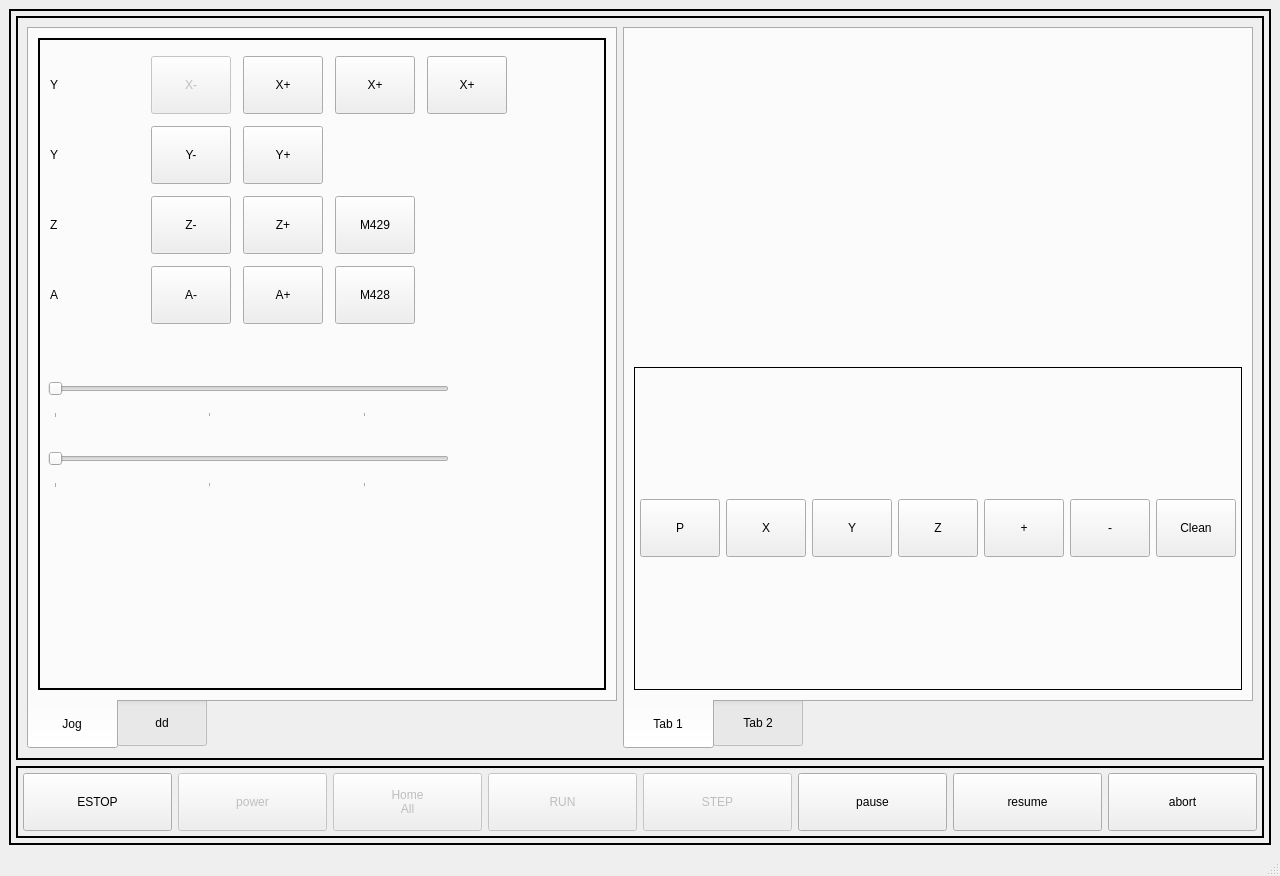
<?xml version="1.0" encoding="UTF-8"?>
<ui version="4.0">
 <class>MainWindow</class>
 <widget class="QMainWindow" name="MainWindow">
  <property name="geometry">
   <rect>
    <x>0</x>
    <y>0</y>
    <width>1280</width>
    <height>876</height>
   </rect>
  </property>
  <property name="sizePolicy">
   <sizepolicy hsizetype="Fixed" vsizetype="Fixed">
    <horstretch>0</horstretch>
    <verstretch>0</verstretch>
   </sizepolicy>
  </property>
  <property name="maximumSize">
   <size>
    <width>2000</width>
    <height>1200</height>
   </size>
  </property>
  <property name="windowTitle">
   <string>MainWindow</string>
  </property>
  <property name="styleSheet">
   <string notr="true">ActionButton {
min-height: 50px;
min-width: 50px;
font: 14pt &quot;DejaVu Sans&quot;;
}
QTabBar::tab {
height: 50px; width: 90px;
font: 14pt &quot;DejaVu Sans&quot;; 
}
QPushButton {
min-height: 50px;
min-width: 50px;
font: 12pt &quot;DejaVu Sans&quot;;
}
ActionSlider {
min-height: 50px;
max-height: 50px;
background: rgb(136, 138, 133);
}
ActionSlider::groove:horizontal {
border: 1px solid rgb(0,0,0);
height: 5px;
margin: 0 12px;
}
ActionSlider::handle:horizontal {
background: rgb(138, 226, 52);
border: 5px solid rgb(0,0,0);
width: 23px;
height: 100px;
margin: -22px -12px;
}
ActionSlider:disabled {
background-color: rgb(186, 189, 182);
}
ActionSlider::groove:horizontal:disabled {
border: 1px solid rgb(0,0,0);
}
ActionSlider::handle:horizontal:disabled {
background: rgb(186, 189, 182);
border: 5px solid rgb(136, 138, 133);
}</string>
  </property>
  <widget class="QWidget" name="centralwidget">
   <layout class="QVBoxLayout" name="verticalLayout">
    <item>
     <widget class="QFrame" name="verticalFrame">
      <property name="frameShape">
       <enum>QFrame::Box</enum>
      </property>
      <property name="lineWidth">
       <number>2</number>
      </property>
      <layout class="QVBoxLayout" name="verticalLayout_2">
       <property name="leftMargin">
        <number>5</number>
       </property>
       <property name="topMargin">
        <number>5</number>
       </property>
       <property name="rightMargin">
        <number>5</number>
       </property>
       <property name="bottomMargin">
        <number>5</number>
       </property>
       <item>
        <widget class="QFrame" name="horizontalFrame_2">
         <property name="styleSheet">
          <string notr="true"/>
         </property>
         <property name="frameShape">
          <enum>QFrame::Box</enum>
         </property>
         <property name="lineWidth">
          <number>2</number>
         </property>
         <layout class="QGridLayout" name="gridLayout">
          <item row="0" column="1">
           <widget class="QTabWidget" name="tabWidget">
            <property name="layoutDirection">
             <enum>Qt::LeftToRight</enum>
            </property>
            <property name="styleSheet">
             <string notr="true">QTabBar::tab {
height: 50px; width: 90px;
font: 14pt &quot;DejaVu Sans&quot;; }</string>
            </property>
            <property name="tabPosition">
             <enum>QTabWidget::South</enum>
            </property>
            <property name="currentIndex">
             <number>0</number>
            </property>
            <widget class="QWidget" name="tab">
             <attribute name="title">
              <string>Tab 1</string>
             </attribute>
             <layout class="QGridLayout" name="gridLayout_4">
              <item row="3" column="0">
               <widget class="QFrame" name="verticalFrame_3">
                <property name="frameShape">
                 <enum>QFrame::Box</enum>
                </property>
                <layout class="QHBoxLayout" name="horizontalLayout">
                 <property name="leftMargin">
                  <number>5</number>
                 </property>
                 <property name="topMargin">
                  <number>5</number>
                 </property>
                 <property name="rightMargin">
                  <number>5</number>
                 </property>
                 <property name="bottomMargin">
                  <number>5</number>
                 </property>
                 <item>
                  <widget class="ActionButton" name="pView">
                   <property name="text">
                    <string>P</string>
                   </property>
                   <property name="actionName" stdset="0">
                    <string/>
                   </property>
                  </widget>
                 </item>
                 <item>
                  <widget class="ActionButton" name="xView">
                   <property name="text">
                    <string>X</string>
                   </property>
                   <property name="actionName" stdset="0">
                    <string/>
                   </property>
                  </widget>
                 </item>
                 <item>
                  <widget class="ActionButton" name="yView">
                   <property name="text">
                    <string>Y</string>
                   </property>
                   <property name="actionName" stdset="0">
                    <string/>
                   </property>
                  </widget>
                 </item>
                 <item>
                  <widget class="ActionButton" name="zView">
                   <property name="text">
                    <string>Z</string>
                   </property>
                   <property name="actionName" stdset="0">
                    <string/>
                   </property>
                  </widget>
                 </item>
                 <item>
                  <widget class="ActionButton" name="zoomViewIn">
                   <property name="text">
                    <string>+</string>
                   </property>
                   <property name="actionName" stdset="0">
                    <string/>
                   </property>
                  </widget>
                 </item>
                 <item>
                  <widget class="ActionButton" name="zoomViewOut">
                   <property name="text">
                    <string>-</string>
                   </property>
                   <property name="actionName" stdset="0">
                    <string/>
                   </property>
                  </widget>
                 </item>
                 <item>
                  <widget class="ActionButton" name="clearView">
                   <property name="text">
                    <string>Clean</string>
                   </property>
                   <property name="actionName" stdset="0">
                    <string/>
                   </property>
                  </widget>
                 </item>
                </layout>
               </widget>
              </item>
              <item row="1" column="0">
               <layout class="QVBoxLayout" name="verticalLayout_4">
                <item>
                 <widget class="GcodeBackplot" name="gcodebackplot"/>
                </item>
               </layout>
              </item>
             </layout>
            </widget>
            <widget class="QWidget" name="tab_2">
             <attribute name="title">
              <string>Tab 2</string>
             </attribute>
            </widget>
           </widget>
          </item>
          <item row="0" column="0">
           <widget class="QTabWidget" name="tabWidget_2">
            <property name="enabled">
             <bool>true</bool>
            </property>
            <property name="toolTipDuration">
             <number>-4</number>
            </property>
            <property name="styleSheet">
             <string notr="true">QTabBar::tab {
height: 50px; width: 90px;
font: 14pt &quot;DejaVu Sans&quot;; }</string>
            </property>
            <property name="tabPosition">
             <enum>QTabWidget::South</enum>
            </property>
            <property name="currentIndex">
             <number>0</number>
            </property>
            <widget class="QWidget" name="tab_3">
             <attribute name="title">
              <string>Jog</string>
             </attribute>
             <layout class="QGridLayout" name="gridLayout_2">
              <item row="0" column="0">
               <widget class="QFrame" name="gridFrame">
                <property name="styleSheet">
                 <string notr="true">QLabel {font: 14pt &quot;DejaVu Sans&quot;;}
ActionSlider {
min-height: 50px;
max-height: 50px;
background: rgb(136, 138, 133);
}
ActionSlider::groove:horizontal {
border: 1px solid rgb(0,0,0);
height: 5px;
margin: 0 12px;
}
ActionSlider::handle:horizontal {
background: rgb(138, 226, 52);
border: 5px solid rgb(0,0,0);
width: 23px;
height: 100px;
margin: -22px -12px;
}
ActionSlider:disabled {
background-color: rgb(186, 189, 182);
}
ActionSlider::groove:horizontal:disabled {
border: 1px solid rgb(0,0,0);
}
ActionSlider::handle:horizontal:disabled {
background: rgb(186, 189, 182);
border: 5px solid rgb(136, 138, 133);
}</string>
                </property>
                <property name="frameShape">
                 <enum>QFrame::Box</enum>
                </property>
                <property name="frameShadow">
                 <enum>QFrame::Plain</enum>
                </property>
                <property name="lineWidth">
                 <number>2</number>
                </property>
                <widget class="QWidget" name="gridLayoutWidget">
                 <property name="geometry">
                  <rect>
                   <x>10</x>
                   <y>10</y>
                   <width>461</width>
                   <height>288</height>
                  </rect>
                 </property>
                 <layout class="QGridLayout" name="gridLayout_3">
                  <property name="sizeConstraint">
                   <enum>QLayout::SetDefaultConstraint</enum>
                  </property>
                  <property name="leftMargin">
                   <number>2</number>
                  </property>
                  <property name="topMargin">
                   <number>2</number>
                  </property>
                  <property name="rightMargin">
                   <number>2</number>
                  </property>
                  <property name="bottomMargin">
                   <number>2</number>
                  </property>
                  <property name="horizontalSpacing">
                   <number>12</number>
                  </property>
                  <item row="1" column="2">
                   <widget class="DROWidget" name="drowidget_2">
                    <property name="referenceType" stdset="0">
                     <enum>DROWidget::Relative</enum>
                    </property>
                   </widget>
                  </item>
                  <item row="2" column="1">
                   <widget class="HalLabel" name="hallabel">
                    <property name="frameShape">
                     <enum>QFrame::NoFrame</enum>
                    </property>
                    <property name="text">
                     <string>Y</string>
                    </property>
                    <property name="margin">
                     <number>10</number>
                    </property>
                   </widget>
                  </item>
                  <item row="4" column="2">
                   <widget class="DROWidget" name="drowidget_5">
                    <property name="rules" stdset="0">
                     <string>[]</string>
                    </property>
                    <property name="referenceType" stdset="0">
                     <enum>DROWidget::Relative</enum>
                    </property>
                    <property name="axis" stdset="0">
                     <enum>DROWidget::C</enum>
                    </property>
                   </widget>
                  </item>
                  <item row="3" column="4">
                   <widget class="ActionButton" name="actionbutton_15">
                    <property name="text">
                     <string>Z+</string>
                    </property>
                    <property name="actionName" stdset="0">
                     <string>machine.jog.axis:z,pos</string>
                    </property>
                   </widget>
                  </item>
                  <item row="4" column="4">
                   <widget class="ActionButton" name="actionbutton_16">
                    <property name="text">
                     <string>A+</string>
                    </property>
                    <property name="actionName" stdset="0">
                     <string>machine.jog.axis:c,pos</string>
                    </property>
                   </widget>
                  </item>
                  <item row="1" column="5">
                   <widget class="ActionButton" name="actionbutton_18">
                    <property name="text">
                     <string>X+</string>
                    </property>
                    <property name="actionName" stdset="0">
                     <string>machine.jog.axis:x,pos</string>
                    </property>
                   </widget>
                  </item>
                  <item row="4" column="3">
                   <widget class="ActionButton" name="actionbutton_17">
                    <property name="text">
                     <string>A-</string>
                    </property>
                    <property name="rules" stdset="0">
                     <string>[]</string>
                    </property>
                    <property name="actionName" stdset="0">
                     <string>machine.jog.axis:c,pos</string>
                    </property>
                   </widget>
                  </item>
                  <item row="2" column="3">
                   <widget class="ActionButton" name="actionbutton_12">
                    <property name="text">
                     <string>Y-</string>
                    </property>
                    <property name="actionName" stdset="0">
                     <string>machine.jog.axis:y,neg</string>
                    </property>
                   </widget>
                  </item>
                  <item row="3" column="3">
                   <widget class="ActionButton" name="actionbutton_13">
                    <property name="text">
                     <string>Z-</string>
                    </property>
                    <property name="actionName" stdset="0">
                     <string>machine.jog.axis:z,neg</string>
                    </property>
                   </widget>
                  </item>
                  <item row="3" column="2">
                   <widget class="DROWidget" name="drowidget_4">
                    <property name="referenceType" stdset="0">
                     <enum>DROWidget::Relative</enum>
                    </property>
                    <property name="axis" stdset="0">
                     <enum>DROWidget::Z</enum>
                    </property>
                   </widget>
                  </item>
                  <item row="4" column="1">
                   <widget class="HalLabel" name="hallabel_4">
                    <property name="frameShape">
                     <enum>QFrame::NoFrame</enum>
                    </property>
                    <property name="text">
                     <string>A</string>
                    </property>
                    <property name="margin">
                     <number>10</number>
                    </property>
                   </widget>
                  </item>
                  <item row="2" column="2">
                   <widget class="DROWidget" name="drowidget_3">
                    <property name="referenceType" stdset="0">
                     <enum>DROWidget::Relative</enum>
                    </property>
                    <property name="axis" stdset="0">
                     <enum>DROWidget::Y</enum>
                    </property>
                   </widget>
                  </item>
                  <item row="2" column="4">
                   <widget class="ActionButton" name="actionbutton_14">
                    <property name="text">
                     <string>Y+</string>
                    </property>
                    <property name="actionName" stdset="0">
                     <string>machine.jog.axis:y,pos</string>
                    </property>
                   </widget>
                  </item>
                  <item row="3" column="1">
                   <widget class="HalLabel" name="hallabel_3">
                    <property name="frameShape">
                     <enum>QFrame::NoFrame</enum>
                    </property>
                    <property name="text">
                     <string>Z</string>
                    </property>
                    <property name="margin">
                     <number>10</number>
                    </property>
                   </widget>
                  </item>
                  <item row="1" column="1">
                   <widget class="HalLabel" name="hallabel_2">
                    <property name="frameShape">
                     <enum>QFrame::NoFrame</enum>
                    </property>
                    <property name="text">
                     <string>Y</string>
                    </property>
                    <property name="margin">
                     <number>10</number>
                    </property>
                   </widget>
                  </item>
                  <item row="1" column="3">
                   <widget class="ActionButton" name="actionbutton_10">
                    <property name="enabled">
                     <bool>false</bool>
                    </property>
                    <property name="minimumSize">
                     <size>
                      <width>52</width>
                      <height>52</height>
                     </size>
                    </property>
                    <property name="text">
                     <string>X-</string>
                    </property>
                    <property name="actionName" stdset="0">
                     <string>machine.jog.axis:x,neg</string>
                    </property>
                   </widget>
                  </item>
                  <item row="1" column="4">
                   <widget class="ActionButton" name="actionbutton_11">
                    <property name="text">
                     <string>X+</string>
                    </property>
                    <property name="actionName" stdset="0">
                     <string>machine.jog.axis:x,pos</string>
                    </property>
                   </widget>
                  </item>
                  <item row="1" column="6">
                   <widget class="ActionButton" name="actionbutton_19">
                    <property name="text">
                     <string>X+</string>
                    </property>
                    <property name="actionName" stdset="0">
                     <string>machine.jog.axis:x,pos</string>
                    </property>
                   </widget>
                  </item>
                  <item row="4" column="5">
                   <widget class="QPushButton" name="btnRunM428_2">
                    <property name="text">
                     <string>M428</string>
                    </property>
                    <property name="autoDefault">
                     <bool>false</bool>
                    </property>
                   </widget>
                  </item>
                  <item row="3" column="5">
                   <widget class="QPushButton" name="btnRunM428">
                    <property name="text">
                     <string>M429</string>
                    </property>
                   </widget>
                  </item>
                 </layout>
                </widget>
                <widget class="ActionSlider" name="actionslider">
                 <property name="geometry">
                  <rect>
                   <x>10</x>
                   <y>330</y>
                   <width>401</width>
                   <height>50</height>
                  </rect>
                 </property>
                 <property name="acceptDrops">
                  <bool>false</bool>
                 </property>
                 <property name="statusTip">
                  <string/>
                 </property>
                 <property name="accessibleDescription">
                  <string/>
                 </property>
                 <property name="autoFillBackground">
                  <bool>false</bool>
                 </property>
                 <property name="inputMethodHints">
                  <set>Qt::ImhNone</set>
                 </property>
                 <property name="maximum">
                  <number>5000</number>
                 </property>
                 <property name="pageStep">
                  <number>2000</number>
                 </property>
                 <property name="sliderPosition">
                  <number>4</number>
                 </property>
                 <property name="tracking">
                  <bool>false</bool>
                 </property>
                 <property name="orientation">
                  <enum>Qt::Horizontal</enum>
                 </property>
                 <property name="invertedAppearance">
                  <bool>false</bool>
                 </property>
                 <property name="invertedControls">
                  <bool>false</bool>
                 </property>
                 <property name="tickPosition">
                  <enum>QSlider::TicksBelow</enum>
                 </property>
                 <property name="tickInterval">
                  <number>0</number>
                 </property>
                 <property name="actionName" stdset="0">
                  <string>machine.jog.set-linear-speed</string>
                 </property>
                </widget>
                <widget class="ActionSlider" name="actionslider_2">
                 <property name="geometry">
                  <rect>
                   <x>10</x>
                   <y>400</y>
                   <width>401</width>
                   <height>50</height>
                  </rect>
                 </property>
                 <property name="acceptDrops">
                  <bool>false</bool>
                 </property>
                 <property name="statusTip">
                  <string/>
                 </property>
                 <property name="accessibleDescription">
                  <string/>
                 </property>
                 <property name="autoFillBackground">
                  <bool>false</bool>
                 </property>
                 <property name="inputMethodHints">
                  <set>Qt::ImhNone</set>
                 </property>
                 <property name="maximum">
                  <number>5000</number>
                 </property>
                 <property name="pageStep">
                  <number>2000</number>
                 </property>
                 <property name="sliderPosition">
                  <number>4</number>
                 </property>
                 <property name="tracking">
                  <bool>false</bool>
                 </property>
                 <property name="orientation">
                  <enum>Qt::Horizontal</enum>
                 </property>
                 <property name="invertedAppearance">
                  <bool>false</bool>
                 </property>
                 <property name="invertedControls">
                  <bool>false</bool>
                 </property>
                 <property name="tickPosition">
                  <enum>QSlider::TicksBelow</enum>
                 </property>
                 <property name="tickInterval">
                  <number>0</number>
                 </property>
                 <property name="actionName" stdset="0">
                  <string>machine.jog.set-linear-speed</string>
                 </property>
                </widget>
               </widget>
              </item>
             </layout>
            </widget>
            <widget class="QWidget" name="tab_4">
             <attribute name="title">
              <string>dd</string>
             </attribute>
             <widget class="QWidget" name="verticalLayoutWidget">
              <property name="geometry">
               <rect>
                <x>340</x>
                <y>0</y>
                <width>160</width>
                <height>80</height>
               </rect>
              </property>
              <layout class="QVBoxLayout" name="verticalLayout_3"/>
             </widget>
             <widget class="MDIEntry" name="mdientry">
              <property name="geometry">
               <rect>
                <x>160</x>
                <y>250</y>
                <width>211</width>
                <height>51</height>
               </rect>
              </property>
             </widget>
            </widget>
           </widget>
          </item>
         </layout>
        </widget>
       </item>
       <item>
        <widget class="QFrame" name="horizontalFrame">
         <property name="frameShape">
          <enum>QFrame::Box</enum>
         </property>
         <property name="lineWidth">
          <number>2</number>
         </property>
         <property name="midLineWidth">
          <number>0</number>
         </property>
         <layout class="QHBoxLayout" name="horizontalLayout_2">
          <property name="leftMargin">
           <number>5</number>
          </property>
          <property name="topMargin">
           <number>5</number>
          </property>
          <property name="rightMargin">
           <number>5</number>
          </property>
          <property name="bottomMargin">
           <number>5</number>
          </property>
          <item>
           <widget class="ActionButton" name="actionbutton_8">
            <property name="text">
             <string>ESTOP</string>
            </property>
            <property name="checkable">
             <bool>true</bool>
            </property>
            <property name="actionName" stdset="0">
             <string>machine.estop.toggle</string>
            </property>
           </widget>
          </item>
          <item>
           <widget class="ActionButton" name="actionbutton_6">
            <property name="enabled">
             <bool>false</bool>
            </property>
            <property name="text">
             <string>power</string>
            </property>
            <property name="checkable">
             <bool>true</bool>
            </property>
            <property name="actionName" stdset="0">
             <string>machine.power.toggle</string>
            </property>
           </widget>
          </item>
          <item>
           <widget class="ActionButton" name="actionbutton_5">
            <property name="enabled">
             <bool>false</bool>
            </property>
            <property name="text">
             <string>Home
All</string>
            </property>
            <property name="rules" stdset="0">
             <string>[{&quot;channels&quot;: [{&quot;url&quot;: &quot;status:all_axes_homed&quot;, &quot;trigger&quot;: true}], &quot;property&quot;: &quot;Text&quot;, &quot;expression&quot;: &quot;'Homed' if ch[0] else 'Home\\nAll'&quot;, &quot;name&quot;: &quot;ButtonText&quot;}, {&quot;channels&quot;: [{&quot;url&quot;: &quot;status:all_axes_homed&quot;, &quot;trigger&quot;: true}], &quot;property&quot;: &quot;Style Sheet&quot;, &quot;expression&quot;: &quot;'background-color:rgb(138, 226, 52)' if ch[0]else ''&quot;, &quot;name&quot;: &quot;background-color&quot;}]</string>
            </property>
            <property name="actionName" stdset="0">
             <string>machine.home.all</string>
            </property>
           </widget>
          </item>
          <item>
           <widget class="ActionButton" name="actionbutton_2">
            <property name="enabled">
             <bool>false</bool>
            </property>
            <property name="text">
             <string>RUN</string>
            </property>
            <property name="actionName" stdset="0">
             <string>program.run</string>
            </property>
           </widget>
          </item>
          <item>
           <widget class="ActionButton" name="actionbutton">
            <property name="enabled">
             <bool>false</bool>
            </property>
            <property name="text">
             <string>STEP</string>
            </property>
            <property name="actionName" stdset="0">
             <string>program.step</string>
            </property>
           </widget>
          </item>
          <item>
           <widget class="ActionButton" name="actionbutton_4">
            <property name="text">
             <string>pause</string>
            </property>
            <property name="actionName" stdset="0">
             <string>program.pause</string>
            </property>
           </widget>
          </item>
          <item>
           <widget class="ActionButton" name="actionbutton_3">
            <property name="text">
             <string>resume</string>
            </property>
            <property name="actionName" stdset="0">
             <string>program.resume</string>
            </property>
           </widget>
          </item>
          <item>
           <widget class="ActionButton" name="actionbutton_7">
            <property name="text">
             <string>abort</string>
            </property>
            <property name="actionName" stdset="0">
             <string>program.abort</string>
            </property>
           </widget>
          </item>
         </layout>
        </widget>
       </item>
      </layout>
     </widget>
    </item>
   </layout>
  </widget>
  <widget class="QStatusBar" name="statusbar"/>
  <action name="actionExit">
   <property name="text">
    <string>Exit</string>
   </property>
   <property name="shortcut">
    <string>Ctrl+Q</string>
   </property>
  </action>
  <action name="actionOPEN">
   <property name="text">
    <string>oPEN</string>
   </property>
  </action>
  <action name="actionOpen">
   <property name="text">
    <string>Open</string>
   </property>
   <property name="shortcut">
    <string>Ctrl+O</string>
   </property>
  </action>
  <action name="actionFullscreen">
   <property name="checkable">
    <bool>true</bool>
   </property>
   <property name="text">
    <string>Fullscreen</string>
   </property>
   <property name="shortcut">
    <string>F11</string>
   </property>
  </action>
 </widget>
 <customwidgets>
  <customwidget>
   <class>MDIEntry</class>
   <extends>QLineEdit</extends>
   <header>qtpyvcp.widgets.input_widgets.mdientry_widget</header>
  </customwidget>
  <customwidget>
   <class>ActionSlider</class>
   <extends>QSlider</extends>
   <header>qtpyvcp.widgets.input_widgets.action_slider</header>
  </customwidget>
  <customwidget>
   <class>DROWidget</class>
   <extends>QLabel</extends>
   <header>qtpyvcp.widgets.display_widgets.dro_widget</header>
  </customwidget>
  <customwidget>
   <class>GcodeBackplot</class>
   <extends>QWidget</extends>
   <header>qtpyvcp.widgets.display_widgets.gcode_backplot.gcode_backplot</header>
   <container>1</container>
  </customwidget>
  <customwidget>
   <class>ActionButton</class>
   <extends>QPushButton</extends>
   <header>qtpyvcp.widgets.button_widgets.action_button</header>
  </customwidget>
  <customwidget>
   <class>HalLabel</class>
   <extends>QLabel</extends>
   <header>qtpyvcp.widgets.hal_widgets.hal_label</header>
  </customwidget>
 </customwidgets>
 <resources/>
 <connections>
  <connection>
   <sender>xView</sender>
   <signal>clicked()</signal>
   <receiver>gcodebackplot</receiver>
   <slot>setViewX()</slot>
   <hints>
    <hint type="sourcelabel">
     <x>679</x>
     <y>672</y>
    </hint>
    <hint type="destinationlabel">
     <x>894</x>
     <y>334</y>
    </hint>
   </hints>
  </connection>
  <connection>
   <sender>yView</sender>
   <signal>clicked()</signal>
   <receiver>gcodebackplot</receiver>
   <slot>setViewY()</slot>
   <hints>
    <hint type="sourcelabel">
     <x>851</x>
     <y>672</y>
    </hint>
    <hint type="destinationlabel">
     <x>937</x>
     <y>334</y>
    </hint>
   </hints>
  </connection>
  <connection>
   <sender>zView</sender>
   <signal>clicked()</signal>
   <receiver>gcodebackplot</receiver>
   <slot>setViewZ()</slot>
   <hints>
    <hint type="sourcelabel">
     <x>937</x>
     <y>672</y>
    </hint>
    <hint type="destinationlabel">
     <x>937</x>
     <y>334</y>
    </hint>
   </hints>
  </connection>
  <connection>
   <sender>zoomViewIn</sender>
   <signal>clicked()</signal>
   <receiver>gcodebackplot</receiver>
   <slot>zoomIn()</slot>
   <hints>
    <hint type="sourcelabel">
     <x>1023</x>
     <y>672</y>
    </hint>
    <hint type="destinationlabel">
     <x>937</x>
     <y>334</y>
    </hint>
   </hints>
  </connection>
  <connection>
   <sender>zoomViewOut</sender>
   <signal>clicked()</signal>
   <receiver>gcodebackplot</receiver>
   <slot>zoomOut()</slot>
   <hints>
    <hint type="sourcelabel">
     <x>1109</x>
     <y>672</y>
    </hint>
    <hint type="destinationlabel">
     <x>937</x>
     <y>334</y>
    </hint>
   </hints>
  </connection>
  <connection>
   <sender>clearView</sender>
   <signal>clicked()</signal>
   <receiver>gcodebackplot</receiver>
   <slot>clearLivePlot()</slot>
   <hints>
    <hint type="sourcelabel">
     <x>1195</x>
     <y>672</y>
    </hint>
    <hint type="destinationlabel">
     <x>937</x>
     <y>334</y>
    </hint>
   </hints>
  </connection>
 </connections>
</ui>
